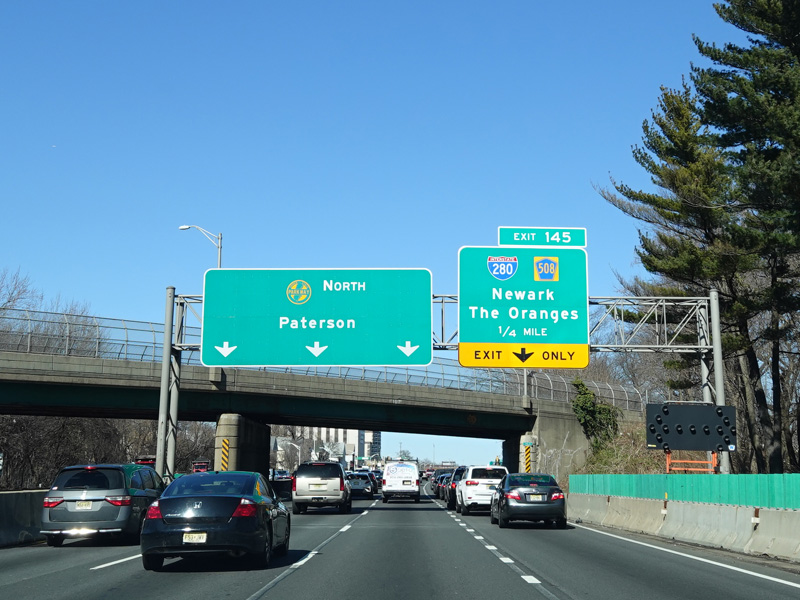
#> input picture images/Parkway1.jpg, 800 x 600 px, given in place of the camera
$ python self-driving.py
#> lines starting #> are read from the running program, lines starting #| are printed output that depends on the picture; after the words box and inside, x2 and y2 are one past the last pixel; in counts of white or black regions, pixels touching at a corner belong together
import cv2 as cv
import numpy as np

capture = cv.VideoCapture(0)
# capture = cv.VideoCapture(0)
# Check if camera opened successfully


def canny(img):
    gray = cv.cvtColor(img, cv.COLOR_BGR2GRAY)
    kernel = 5
    blur = cv.GaussianBlur(gray, (kernel, kernel), 0)
    canny = cv.Canny(blur, 50, 160)
    return canny

def regionOfInterest(img):
    height = img.shape[0]
    width = img.shape[1]
    mask = np.zeros_like(img)
    triangle = np.array([[(200, height), (800, 350), (1200, height)]], np.int32)
    cv.fillPoly(mask, triangle, 255)
    masked_image = cv.bitwise_and(img, mask)
    return masked_image

def houghLines(img):
    houghLines = cv.HoughLinesP(img, 2, np.pi/180, 100, np.array([]), minLineLength = 40, maxLineGap = 10)
    return houghLines

# [8 lines of commented-out code are left out]


def displayLinesAVG(img, lines):
    line_image = np.zeros_like(img)
    if lines is not None:
        for line in lines:
            for x1, y1, x2, y2 in line:
            # cv.line(line_image, (x1, y1), (x2, y2), (255, 0, 0), 10)
                cv.line(img, (x1, y1), (x2, y2), (255, 255, 0), 10)
    return img


def average_slope_intercept(img, lines):
    left_fit = []
    right_fit = []
    if lines is not None:
        for line in lines:
            for x1, y1, x2, y2 in line:
                fit = np.polyfit((x1, x2), (y1, y2), 1)
                slope = fit[0]
                intercept = fit[1]
                if slope < 0:
                    left_fit.append((slope, intercept))
                else:
                    right_fit.append((slope, intercept))
        left_fit_avg = np.average(left_fit, axis=0)
        right_fit_avg = np.average(right_fit, axis=0)

        left_line = make_points(img, left_fit_avg)
        right_line = make_points(img, right_fit_avg)
        average_lines = [left_line, right_line]
        return average_lines

def make_points(img, lineSI):
    slope, intercept = lineSI
    height = img.shape[0]
    y1 = int(height)
    y2 = int(y1*3.0/5)
    x1 = int((y1-intercept)/slope)
    x2 = int((y2-intercept)/slope)
    return [[x1, y1, x2, y2]]

#*************************************************************************
#*************************************************************************
#*************************************************************************
if (capture.isOpened()== False):
    print("Error opening video stream or file")

# Read until video is completed
while(capture.isOpened()):
  # Capture frame-by-frame
    ret, frame = capture.read()
#> frame is the input picture: shape (600, 800, 3); mean B, G, R 153.7, 133.4, 87.9

    canny_output = canny(frame)
#> in canny, `gray = cv.cvtColor(img, cv.COLOR_BGR2GRAY)`:
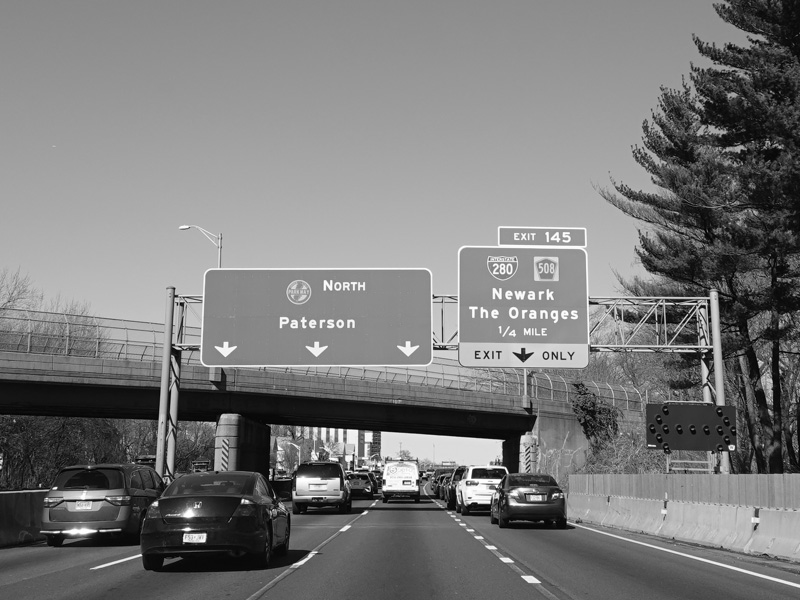
#> gray: shape (600, 800); min 0, max 255, mean 122.1
#> in canny, `canny = cv.Canny(blur, 50, 160)`:
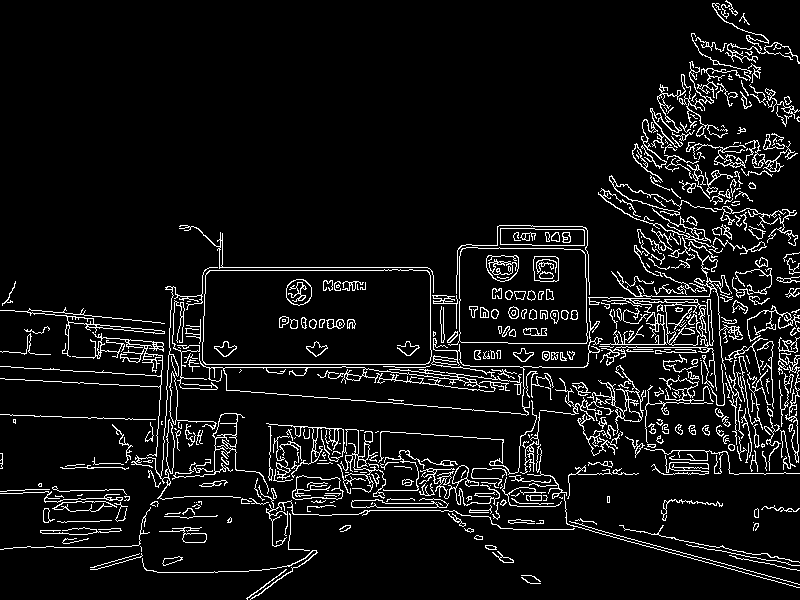
#> canny: shape (600, 800); 7.4% white in thin lines or dots
    masked_output = regionOfInterest(canny_output)
#> in regionOfInterest, `cv.fillPoly(mask, triangle, 255)`:
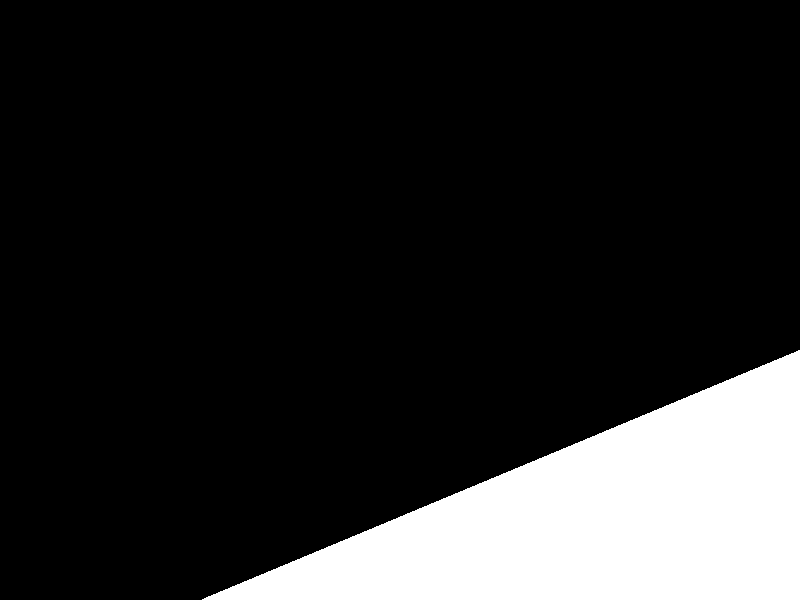
#> mask: shape (600, 800); 15.6% white; 1 white region, box (x1, y1, x2, y2) and area: (202, 350, 800, 600) 75049
#> in regionOfInterest, `masked_image = cv.bitwise_and(img, mask)`:
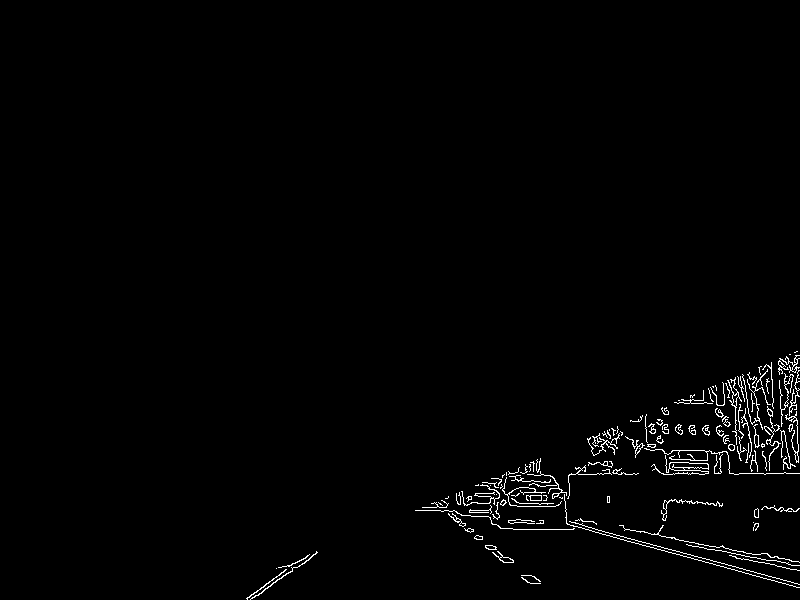
#> masked_image: shape (600, 800); 1.3% white in thin lines or dots, all inside (x1, y1, x2, y2) = (246, 351, 800, 600)
    lines = houghLines(masked_output)
#> in houghLines, `houghLines = cv.HoughLinesP(img, 2, np.pi/180, 100, np.array([]), minL..`: houghLines = 82 rows, first 6: [692, 434, 795, 401], [567, 524, 785, 583], [691, 403, 797, 360], [597, 473, 638, 473], [624, 528, 799, 562], [489, 487, 539, 464]
#> lines has the same summary as houghLines in houghLines
    average_lines = average_slope_intercept(frame, lines)
#> the loop in average_slope_intercept, `for line in lines:` made 82 passes
#> line on passes 1 to 12: [[692, 434, 795, 401]], [[567, 524, 785, 583]], [[691, 403, 797, 360]], [[597, 473, 638, 473]], [[624, 528, 799, 562]], [[489, 487, 539, 464]], [[707, 454, 797, 438]], [[662, 410, 787, 357]], [[467, 515, 555, 482]], [[674, 402, 737, 376]], [[716, 396, 797, 362]], [[722, 419, 793, 393]]
#> after the loop in average_slope_intercept, `for line in lines:`: left_fit = 70 pairs, first value -0.46 to -7.62e-16, second value 473 to 711.9; right_fit = [(0.271, 370.5), (0.194, 406.8), (0.276, 364.9), (1.53e-16, 503), (5.27e-17, 473), (0.278, 362.1), (0.0755, 449.5), (0.127, 455), (0.221, 394.2), (0.167, 431.8), (0.04, 475.4), (0.274, 368.4)]
#> in average_slope_intercept, `left_fit_avg = np.average(left_fit, axis=0)`: left_fit_avg = [-0.323, 653.4]
#> in average_slope_intercept, `right_fit_avg = np.average(right_fit, axis=0)`: right_fit_avg = [0.16, 421.2]
#> in make_points, `slope, intercept = lineSI`: slope = -0.323; intercept = 653.4
#> in make_points, `x1 = int((y1-intercept)/slope)`: x1 = 165
#> in make_points, `x2 = int((y2-intercept)/slope)`: x2 = 908
#> in average_slope_intercept, `left_line = make_points(img, left_fit_avg)`: left_line = [[165, 600, 908, 360]]
#> in average_slope_intercept, `right_line = make_points(img, right_fit_avg)`: right_line = [[1115, 600, -382, 360]]
#> in average_slope_intercept, `average_lines = [left_line, right_line]`: average_lines = [[[165, 600, 908, 360]], [[1115, 600, -382, 360]]]
#> average_lines = [[[165, 600, 908, 360]], [[1115, 600, -382, 360]]]
    line_image = displayLinesAVG(frame, average_lines)
#> the loop in displayLinesAVG, `for line in lines:` made 2 passes
#> after the loop in displayLinesAVG, `for line in lines:`:
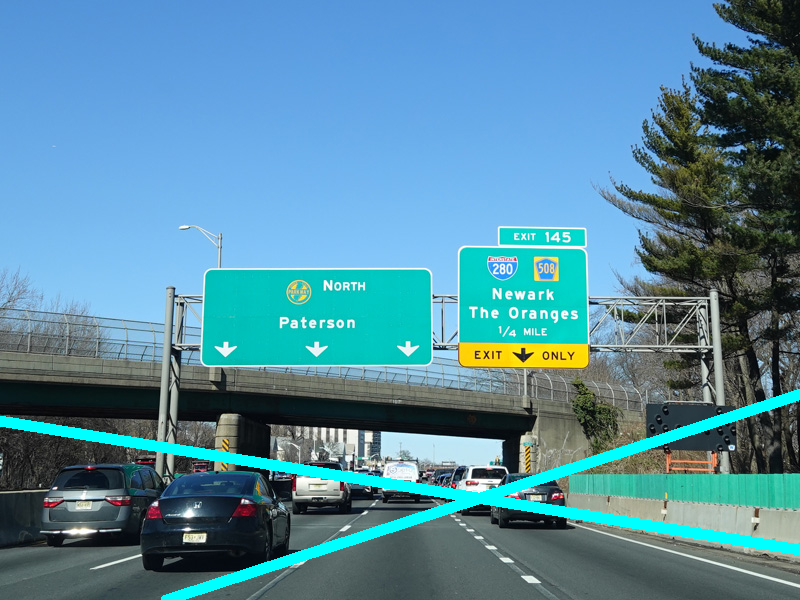
#> img: shape (600, 800, 3); 3.32% of pixels changed, all inside (x1, y1, x2, y2) = (0, 389, 800, 600)
    frame = line_image


    if ret == True:

    # Display the resulting frame
        cv.imshow('Frame',line_image)

    # Press Q on keyboard to  exit
    if cv.waitKey() & 0xFF == ord('q'):
#> (key q is pressed here)
        break

  # Break the loop
    else:
        break

# When everything done, release the video capture object
capture.release()

# Closes all the frames
cv.destroyAllWindows()
